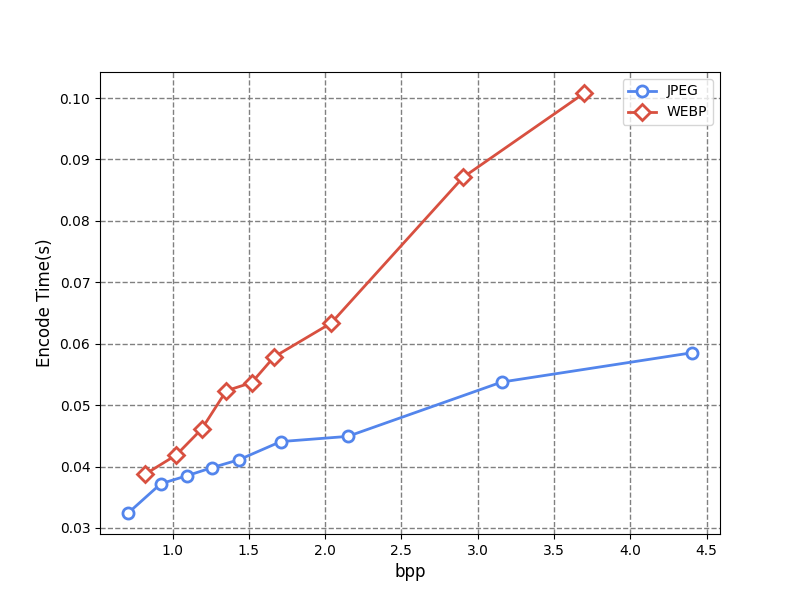

The script that saved this image:
# -*- coding:utf-8 -*-
from matplotlib.pylab import *
import numpy as np
import scipy.io as sio
import matplotlib as mpl
import matplotlib.ticker as ticker

# 全局参数设置
plt.rc('text', usetex=True)
plt.rc('font', family='serif')
matplotlib.rcParams['font.serif'] = ['Times New Roman']
# plt.rc('xtick', labelsize='x-small')
# plt.rc('ytick', labelsize='x-small')
csfont = {'fontname': 'Comic Sans MS'}
hfont = {'fontname': 'Helvetica'}
tfont = {'fontname': 'Times New Roman'}
color_arr = np.array([[83, 133, 236], [216, 80, 64], [77, 175, 74], [
                     152, 78, 163], [255, 127, 0], [27, 158, 119]])
color_arr = color_arr * 1.0 / 255
color_arr = color_arr.tolist()
hatches = ['///', '+++', 'xxx', '\\\\\\', '---', 'xxx']
params = {
    'axes.labelsize': 8,
    'legend.fontsize': 10,
    'xtick.labelsize': 10,
    'ytick.labelsize': 10,
    'text.usetex': False,
    'axes.labelsize': 12,
    'figure.figsize': [4.5, 3]
}
rcParams.update(params)


# data
webp_bpp = [0.8172607421875, 1.0247395833333333, 1.1917724609375, 1.3519694010416667,
            1.5189615885416667, 1.6651204427083333, 2.0400390625, 2.9042154947916665, 3.6994222005208335]
jpeg_bpp = [0.70916748046875, 0.92279052734375, 1.0948689778645833, 1.2577921549479167,
            1.4360758463541667, 1.7090250651041667, 2.1482340494791665, 3.1559244791666665, 4.403177897135417]
webp_time = [0.008872509002685547, 0.009596824645996094, 0.010564327239990234, 0.011977434158325195,
             0.012280464172363281, 0.01323080062866211, 0.014484882354736328, 0.019852876663208008, 0.022947072982788086]
jpeg_time = [0.007439136505126953, 0.008527278900146484, 0.00882577896118164, 0.009124279022216797,
             0.009420633316040039, 0.010093212127685547, 0.01028585433959961, 0.012298583984375, 0.013383626937866211]

webp_time = list(-10*np.log10(np.ones(9)-webp_time))
jpeg_time = list(-10*np.log10(np.ones(9)-jpeg_time))
# draw
_, ax = plt.subplots(1, 1, figsize=(8, 6))
ax.xaxis.grid(True, linestyle='--', color='gray', lw=1.)
ax.yaxis.grid(True, linestyle='--', color='gray', lw=1.)
l1 = ax.plot(jpeg_bpp, jpeg_time,
             color=color_arr[0], marker='o', markersize=8, markerfacecolor='white', markeredgewidth=2, linewidth=2, label='JPEG')
l2 = ax.plot(webp_bpp, webp_time,
             color=color_arr[1], marker='D', markersize=8, markerfacecolor='white', markeredgewidth=2, linewidth=2, label='WEBP')

ax.set_xlabel('bpp')
ax.set_ylabel('Encode Time(s)')

ax.legend()
plt.savefig('exp1_time.png')
